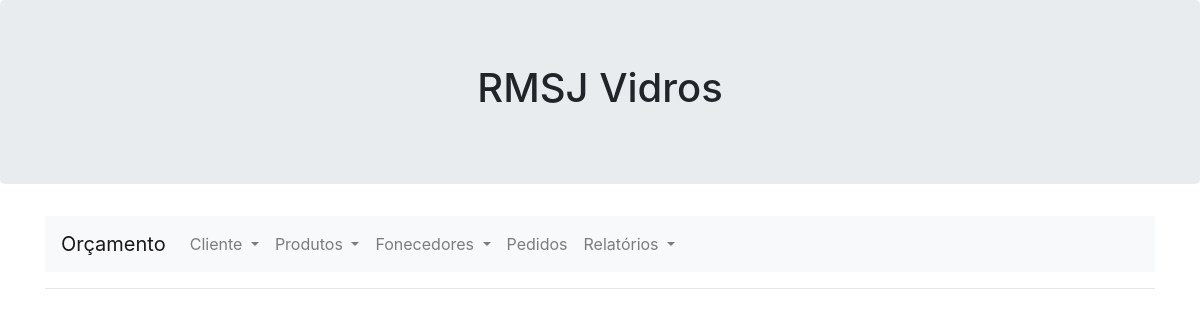
The page /cliente/atualizar/367.847.758-56 on the database as committed earlier.
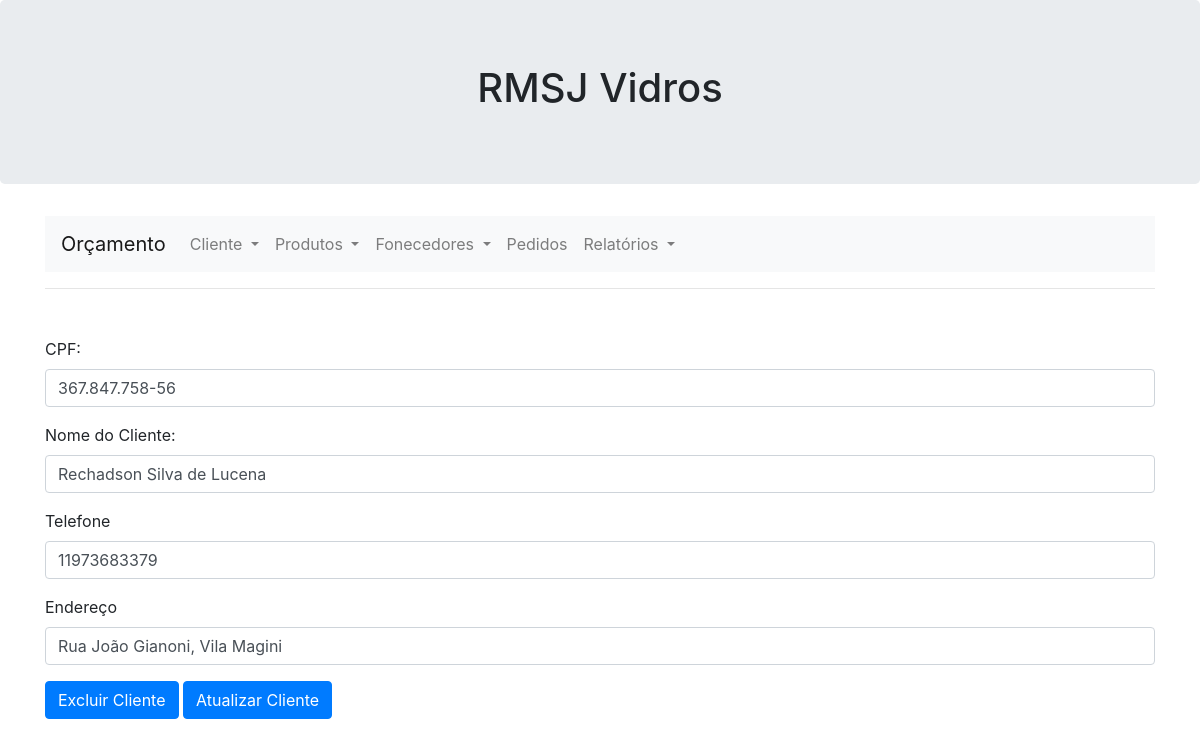
The same page on the database as committed later.
### app/models/tables.py (models this page shows, shortened)
class Cliente(db.Model):
    __tablename__ = "Cliente"
    id = db.Column(db.Integer, primary_key=True)
    nome = db.Column(db.String(80), nullable=False)
    CPF = db.Column(db.String(80),unique=True, nullable=False)
    telefone = db.Column(db.String(80), nullable=False)
    Endereco = db.Column(db.String(80), nullable=False)
    def getCliente(CPF):
        cliente = Cliente.query.filter_by(CPF = CPF).all()
        return cliente

### app/controllers/Router.py (the view, shortened to what this page needs)
@app.route("/cliente/atualizar/<cpf>", methods=["GET","POST"])
def atualizar_cliente(cpf):
    form = forms.ClienteForm(request.form)
    return render_template('cliente.html',ClienteForm=form,cadastrar=False,pesquisa=True,atualizar=True,clientes=tables.Cliente.getCliente(cpf))

### app/models/forms.py
class ClienteForm(FlaskForm):
    nome = StringField("nome",validators=[DataRequired()])
    cpf = StringField("cpf",validators=[DataRequired()])
    telefone = StringField("telefone", validators=[DataRequired()])
    endereco = StringField("endereco",validators=[DataRequired()])

### app/templates/cliente.html (shortened to what this page needs)
{% extends "baseNavbar.html" %}
{% block content %}
{% if cadastrar %}
{% with messages = get_flashed_messages() %}
{% if messages %}
  {% for message in messages %}
    <p class="alert alert-danger">{{ message }}</p>
  {% endfor %}
{% endif %}
{% endwith %}
<form  method = "POST">
    <div class="form-group">
        {{ ClienteForm.csrf_token }}
        <label for="cpf">CPF</label>
        {{ ClienteForm.cpf(id="cpf",class="form-control", placeholder="123.456.789-00")}}
    </div>
    <div class="form-group">
        <label for="nome">Nome do Cliente</label>
        {{ ClienteForm.nome(class="form-control", id="nome", placeholder="Cliente") }}
        </div>
    <div class="form-group">
        <label for="Telefone">Telefone do Cliente</label>
        {{ ClienteForm.telefone(class="form-control", id="Telefone", placeholder="Telefone") }}
    </div>
    <div class="form-group">
        <label for="endereco">Endereço do Cliente</label>
        {{ ClienteForm.endereco(type="endereco",class="form-control", id="endereco", placeholder="Rua Exemplo, 144") }}
    </div>
     <button type="submit" class="btn btn-primary" action="/cliente/cadastrar/">Enviar</button>
  </form>
  {%else%}
  <form  method = "POST">
  {% if pesquisa %}
    {%for fon in clientes%}
    <div class="form-group">
      <label for="cpf">CPF:</label>
      <input type="text" class="form-control" id="cpf" name="cpf"value="{{fon.CPF}}">
    </div>
    <div class="form-group">
      <label for="cliente">Nome do Cliente:</label>
      <input type="text" class="form-control" id="cliente" name="cliente"value="{{fon.nome}}">
    </div>
    <div class="form-group">
      <label for="telefone">Telefone</label>
      <input type="telefone" class="form-control" id="telefone" name="telefone" value="{{fon.telefone}}">
    </div>
    <div class="form-group">
      <label for="endereco">Endereço</label>
      <input type="endereco" class="form-control" id="endereco" name="endereco" value="{{fon.Endereco}}">
    </div>
    <div class="form-group">
    <button type="submit" class="btn btn-primary" formaction="/cliente/deletar/{{fon.CPF}}" style={% if pesquisa %} "display:Line"{%else%}"display:none"{%endif%}>Excluir Cliente</button>
    <button type="submit" class="btn btn-primary" formaction="/cliente/atualizar/{{fon.CPF}}" style={% if pesquisa %} "display:Line"{%else%}"display:none"{%endif%}>Atualizar Cliente</button>
    </div>
    {%endfor%}
      {%endif%}
{% endif %}
</form>
{% endblock %}

### app/templates/baseNavbar.html (shortened to what this page needs)
<!doctype html>
<html lang="pt-br">
  <head>
    <link rel="stylesheet" href="https://stackpath.bootstrapcdn.com/bootstrap/4.1.3/css/bootstrap.min.css">
    <link rel="stylesheet" href="{{ url_for('static', filename = 'Style.css') }}">
    </head>
  <body>
<div class="jumbotron text-center">
    <h1>RMSJ Vidros</h1>
</div>
  <div class="container">
    <div class="row justify-content-center">
        <div class="col-md-12 order-md-2 mb-4">
  <nav class="navbar navbar-expand-lg navbar-light bg-light">
    <a class="navbar-brand" href="../../orcamento/">Orçamento</a>
    <div class="collapse navbar-collapse" id="navbarNav">
      <ul class="navbar-nav">
        <li class="nav-item dropdown">
          <a class="nav-link dropdown-toggle" href="#" id="navbarDropdown" role="button" data-toggle="dropdown" aria-haspopup="reue" aria-expanded="false">
              Cliente
          </a>
        </li>
        <li class="nav-item dropdown">
          <a class="nav-link dropdown-toggle" href="#" id="navbarDropdown" role="button" data-toggle="dropdown" aria-haspopup="true" aria-expanded="false">
              Produtos
          </a>
        <li class="nav-item dropdown">
            <a class="nav-link dropdown-toggle" href="#" id="navbarDropdown" role="button" data-toggle="dropdown" aria-haspopup="true" aria-expanded="false">
              Fonecedores
            </a>
          </li>
        <li class="nav-item">
          <a class="nav-link" href="../../Pedido/">Pedidos <span class="sr-only">(current)</span></a>
        </li>
        <li class="nav-item dropdown">
            <a class="nav-link dropdown-toggle" href="#" id="navbarDropdown" role="button" data-toggle="dropdown" aria-haspopup="true" aria-expanded="false">
              Relatórios
            </a>
          </li>
      </ul>
    </div>
  </nav>
  <hr class="mb-4">
  </div>
  </div>
  </div>
  <div class="container">
      <div class="row justify-content-center">
          <div class="col-md-12 order-md-2 mb-4 ">
    {% block content %}
    {% endblock %}
           </div>
           </div>
           </div>
  </body>
</html>

Rows that differ between the two databases and show on the page:
added Cliente: telefone "11973683379", endereco "Rua João Gianoni, Vila Magini"
